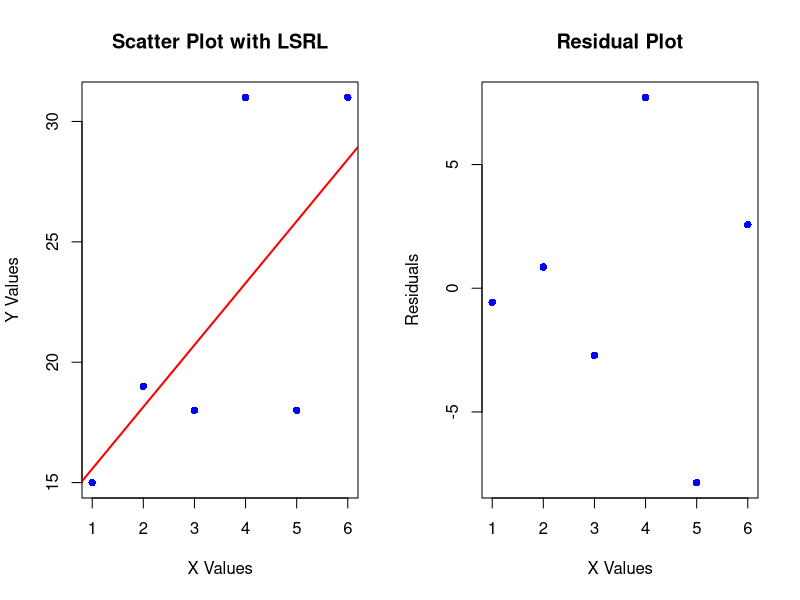

Recreate this plot in R.
# Define the data points
x <- c(1,2,3,4,5,6)
y <- c(15,19,18,31,18,31)

# Create a linear regression model
model <- lm(y ~ x)

# Extract residuals and fitted values
residuals <- resid(model)
fitted_values <- fitted(model)

# Set up a 1-row, 2-column plotting layout
par(mfrow = c(1, 2))

# Plot the original scatter plot with regression line
plot(x, y, main = "Scatter Plot with LSRL", xlab = "X Values", ylab = "Y Values", pch = 16, col = "blue")
abline(model, col = "red", lwd = 2)  # Add the least squares regression line

# Create the residual plot without a horizontal line
plot(x, residuals, main = "Residual Plot", xlab = "X Values", ylab = "Residuals", pch = 16, col = "blue")

# Reset the plotting layout to default
par(mfrow = c(1, 1))
